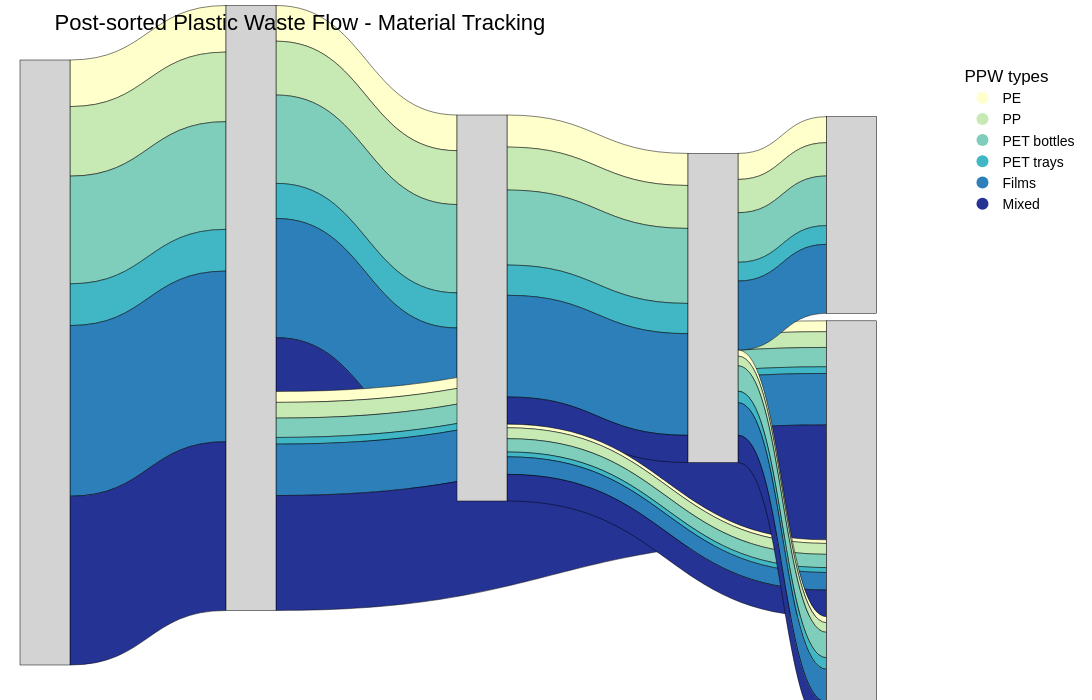

Write notebook code for a chart like this one.
### Code cell
# post-sorting sankey

# Define all nodes (left to right)
label_list = [
    "Disposal",          # 0
    "Post-sorting",      # 1
    "PMD sorting",       # 2
    "Reprocessing",      # 3
    "Mechanical recycling",  # 4
    "WtE incineration"           # 5
]

# Define colors for each origin material
origin_colors = {
    "PE": "#ffffcc",      
    "PP": "#c7e9b4",    
    "PET bottles": "#7fcdbb",
    "PET trays": "#41b6c4",    
    "Films": "#2c7fb8",      
    "Mixed": "#253494" 
}

y_positions = [
    0.4,   # Disposal (centered)
    0.4,   # Post-sorting
    0.4,   # PMD sorting
    0.4,   # Reprocessing
    0.25,  # Mechanical recycling
    0.75,  # Incineration
]

# Define the flows with colors
# Each flow keeps its origin color throughout
source = [
    # From Disposal to post-sorting
    0, 0, 0, 0, 0, 0,  # PE, PP, PET bottles, PET trays, Films, Mixed -> Post-sorting
    
    # From post-sorting to PMD sorting & inc
    1, 1, 1, 1, 1, 1,   # Post-sorting -> PMD sorting (6 separate flows)
    1, 1, 1, 1, 1, 1,   # Post-sorting -> PMD sorting (6 separate flows)
    
    # From PMD sorting to Reprocessing & inc
    2, 2, 2, 2, 2, 2,  # PMD sorting -> Reprocessing (6 separate flows)
    2, 2, 2, 2, 2, 2,  # PMD sorting -> incineration (6 separate flows)
    
    # From Reprocessing to final destinations
    3, 3, 3, 3, 3,  # Reprocessing -> Mechanical recycling (6 flows)
    3, 3, 3, 3, 3, 3, # Reprocessing -> Incineration (6 flows)
]

target = [
    # To post-sorting
    1, 1, 1, 1, 1, 1,  # All inputs -> Post-sorting
    
    # from post to PMD sorting & inc
    2, 2, 2, 2, 2, 2,  # Post-sorting -> PMD sorting
    5, 5, 5, 5, 5, 5,  # To incineration
    
    # from PMD to Reprocessing & incineration
    3, 3, 3, 3, 3, 3,  # PMD sorting -> Reprocessing
    5, 5, 5, 5, 5, 5,  # To incineration
    
    # To final destinations (split between recycling and incineration)
    4, 4, 4, 4, 4,  # To mechanical recycling
    5, 5, 5, 5, 5, 5,  # To incineration
]

# Flow values - each origin material tracked separately
# Adjust these values based on your actual data
values = [
    # Inputs to post-sorting (original amounts)
    77,  # PE
    115,  # PP
    178,   # PET bottles
    69,   # PET trays
    282,  # Films
    279,   # Mixed
    
    # Post-sorting to PMD sorting (amounts after sorting losses)
    59,   # PE (95% of 100)
    89,  # PP (93% of 150)
    146,   # PET bottles
    58,   # PET trays
    197,  # Films
    89,   # Mixed

    # from post-sorting to incineration
    18,
    26,
    32,
    11,
    85,
    190,
    
    # PMD sorting to Reprocessing
    53,   # PE
    71,  # PP
    124,   # PET bottles
    50,   # PET trays
    168,  # Films
    45,   # Mixed

    # PMD sorting to incineration
    6,
    18,
    22,
    8,
    29,
    44,
    
    # Reprocessing to Mechanical recycling 
    43,   # PE 
    55,  # PP
    82,   # PET bottles
    31,   # PET trays
    114,   # Films

    
    # Reprocessing to Incineration 
    10,   # PE 
    16,   # PP
    42,   # PET bottles
    19,   # PET trays
    54,   # Films
    45,   # Mixed
]

# Create color list for each flow (maintains origin color throughout)
base_colors = [
    # Inputs to post-sorting
    origin_colors["PE"],
    origin_colors["PP"],
    origin_colors["PET bottles"],
    origin_colors["PET trays"],
    origin_colors["Films"],
    origin_colors["Mixed"],
] 
flow_colors = (
    base_colors * 5
    + [
    origin_colors["PE"],
    origin_colors["PP"],
    origin_colors["PET bottles"],
    origin_colors["PET trays"],
    origin_colors["Films"],
] + base_colors)

# Create the Sankey diagram
fig = go.Figure(go.Sankey(
    arrangement= "freeform",
    node=dict(
        pad=15,
        thickness=50,
        line=dict(color="black", width=0.5),
        # label=label_list,
        color="lightgray",  # Node color (neutral)
        x=[0.0, 0.25, 0.5, 0.75, 0.9, 0.9],
        y=y_positions,
        customdata=label_list,
        hovertemplate="<b>%{customdata}</b><extra></extra>"
    ),
    link=dict(
        source=source,
        target=target,
        value=values,
        color=flow_colors,  # Each flow keeps its origin color
        line=dict(color="black", width=0.5)
    )
))

for material, color in origin_colors.items():
    fig.add_trace(
        go.Scatter(
            x=[None],
            y=[None],
            mode="markers",
            marker=dict(
                size=12,
                color=color
            ),
            name=material,
            showlegend=True,
            hoverinfo="skip"
        )
    )


# Update layout
fig.update_layout(
    title_text="Post-sorted Plastic Waste Flow - Material Tracking",
    font=dict(size=16, family="Arial", color="black"),
    width=1200,
    height=700,
    paper_bgcolor="white",
    plot_bgcolor= "white",
    margin=dict(l=20, r=20, t=60, b=20),
    legend=dict(
        title=dict(text="PPW types"),
        x=1.02,
        y=1,
        xanchor="left",
        yanchor="top",
        font=dict(size=14)
    )
)

fig.update_xaxes(
    visible=False,
    showgrid=False,
    zeroline=False,
    showticklabels=False
)

fig.update_yaxes(
    visible=False,
    showgrid=False,
    zeroline=False,
    showticklabels=False
)

# Show interactive plot
fig.show()

# # Save outputs
# fig.write_html("plastic_waste_sankey_tracked.html")
# fig.write_image("plastic_waste_sankey_tracked.png", width=1200, height=700, scale=2)

### Figure 1 — Plotly figure (JSON) as saved in the notebook; plotly's stock layout.template omitted (floating-point values rounded to 4 significant figures)
{"data": [{"arrangement": "freeform", "link": {"color": ["#ffffcc", "#c7e9b4", "#7fcdbb", "#41b6c4", "#2c7fb8", "#253494", "#ffffcc", "#c7e9b4", "#7fcdbb", "#41b6c4", "#2c7fb8", "#253494", "#ffffcc", "#c7e9b4", "#7fcdbb", "#41b6c4", "#2c7fb8", "#253494", "#ffffcc", "#c7e9b4", "#7fcdbb", "#41b6c4", "#2c7fb8", "#253494", "#ffffcc", "#c7e9b4", "#7fcdbb", "#41b6c4", "#2c7fb8", "#253494", "#ffffcc", "#c7e9b4", "#7fcdbb", "#41b6c4", "#2c7fb8", "#ffffcc", "#c7e9b4", "#7fcdbb", "#41b6c4", "#2c7fb8", "#253494"], "line": {"color": "black", "width": 0.5}, "source": [0, 0, 0, 0, 0, 0, 1, 1, 1, 1, 1, 1, 1, 1, 1, 1, 1, 1, 2, 2, 2, 2, 2, 2, 2, 2, 2, 2, 2, 2, 3, 3, 3, 3, 3, 3, 3, 3, 3, 3, 3], "target": [1, 1, 1, 1, 1, 1, 2, 2, 2, 2, 2, 2, 5, 5, 5, 5, 5, 5, 3, 3, 3, 3, 3, 3, 5, 5, 5, 5, 5, 5, 4, 4, 4, 4, 4, 5, 5, 5, 5, 5, 5], "value": [77, 115, 178, 69, 282, 279, 59, 89, 146, 58, 197, 89, 18, 26, 32, 11, 85, 190, 53, 71, 124, 50, 168, 45, 6, 18, 22, 8, 29, 44, 43, 55, 82, 31, 114, 10, 16, 42, 19, 54, 45]}, "node": {"color": "lightgray", "customdata": ["Disposal", "Post-sorting", "PMD sorting", "Reprocessing", "Mechanical recycling", "WtE incineration"], "hovertemplate": "<b>%{customdata}</b><extra></extra>", "line": {"color": "black", "width": 0.5}, "pad": 15, "thickness": 50, "x": [0, 0.25, 0.5, 0.75, 0.9, 0.9], "y": [0.4, 0.4, 0.4, 0.4, 0.25, 0.75]}, "type": "sankey"}, {"hoverinfo": "skip", "marker": {"color": "#ffffcc", "size": 12}, "mode": "markers", "name": "PE", "showlegend": true, "type": "scatter", "x": [null], "y": [null]}, {"hoverinfo": "skip", "marker": {"color": "#c7e9b4", "size": 12}, "mode": "markers", "name": "PP", "showlegend": true, "type": "scatter", "x": [null], "y": [null]}, {"hoverinfo": "skip", "marker": {"color": "#7fcdbb", "size": 12}, "mode": "markers", "name": "PET bottles", "showlegend": true, "type": "scatter", "x": [null], "y": [null]}, {"hoverinfo": "skip", "marker": {"color": "#41b6c4", "size": 12}, "mode": "markers", "name": "PET trays", "showlegend": true, "type": "scatter", "x": [null], "y": [null]}, {"hoverinfo": "skip", "marker": {"color": "#2c7fb8", "size": 12}, "mode": "markers", "name": "Films", "showlegend": true, "type": "scatter", "x": [null], "y": [null]}, {"hoverinfo": "skip", "marker": {"color": "#253494", "size": 12}, "mode": "markers", "name": "Mixed", "showlegend": true, "type": "scatter", "x": [null], "y": [null]}], "layout": {"font": {"color": "black", "family": "Arial", "size": 16}, "height": 700, "legend": {"font": {"size": 14}, "title": {"text": "PPW types"}, "x": 1.02, "xanchor": "left", "y": 1, "yanchor": "top"}, "margin": {"b": 20, "l": 20, "r": 20, "t": 60}, "paper_bgcolor": "white", "plot_bgcolor": "white", "title": {"text": "Post-sorted Plastic Waste Flow - Material Tracking"}, "width": 1200, "xaxis": {"showgrid": false, "showticklabels": false, "visible": false, "zeroline": false}, "yaxis": {"showgrid": false, "showticklabels": false, "visible": false, "zeroline": false}}}
